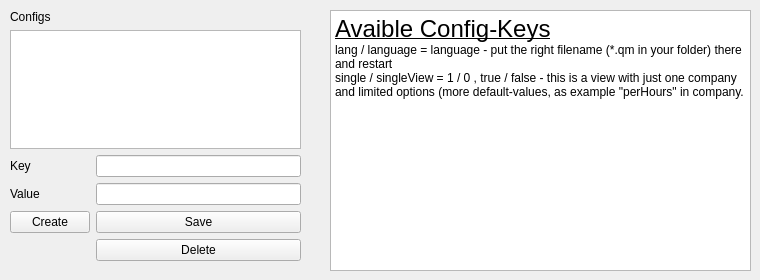
    <widget class="QWidget" name="settings">
     <attribute name="title">
      <string comment="en">Settings</string>
     </attribute>
     <widget class="QWidget" name="formLayoutWidget_7">
      <property name="geometry">
       <rect>
        <x>10</x>
        <y>10</y>
        <width>291</width>
        <height>251</height>
       </rect>
      </property>
      <layout class="QFormLayout" name="formLayout_7">
       <property name="labelAlignment">
        <set>Qt::AlignLeading|Qt::AlignLeft|Qt::AlignVCenter</set>
       </property>
       <item row="2" column="0">
        <widget class="QLabel" name="label_23">
         <property name="text">
          <string>Configs</string>
         </property>
        </widget>
       </item>
       <item row="3" column="0" colspan="2">
        <widget class="QListWidget" name="configList"/>
       </item>
       <item row="4" column="0">
        <widget class="QLabel" name="label_26">
         <property name="text">
          <string>Key</string>
         </property>
        </widget>
       </item>
       <item row="5" column="0">
        <widget class="QLabel" name="label_27">
         <property name="text">
          <string>Value</string>
         </property>
        </widget>
       </item>
       <item row="4" column="1">
        <widget class="QLineEdit" name="configKey"/>
       </item>
       <item row="5" column="1">
        <widget class="QLineEdit" name="configValue"/>
       </item>
       <item row="6" column="0">
        <widget class="QPushButton" name="createConfig">
         <property name="text">
          <string>Create</string>
         </property>
        </widget>
       </item>
       <item row="6" column="1">
        <widget class="QPushButton" name="saveConfig">
         <property name="text">
          <string>Save</string>
         </property>
        </widget>
       </item>
       <item row="7" column="1">
        <widget class="QPushButton" name="deleteConfig">
         <property name="text">
          <string>Delete</string>
         </property>
        </widget>
       </item>
      </layout>
     </widget>
     <widget class="QTextEdit" name="textEdit">
      <property name="geometry">
       <rect>
        <x>330</x>
        <y>10</y>
        <width>421</width>
        <height>261</height>
       </rect>
      </property>
      <property name="undoRedoEnabled">
       <bool>false</bool>
      </property>
      <property name="readOnly">
       <bool>true</bool>
      </property>
      <property name="html">
       <string>&lt;!DOCTYPE HTML PUBLIC &quot;-//W3C//DTD HTML 4.0//EN&quot; &quot;http://www.w3.org/TR/REC-html40/strict.dtd&quot;&gt;
&lt;html&gt;&lt;head&gt;&lt;meta name=&quot;qrichtext&quot; content=&quot;1&quot; /&gt;&lt;style type=&quot;text/css&quot;&gt;
p, li { white-space: pre-wrap; }
&lt;/style&gt;&lt;/head&gt;&lt;body style=&quot; font-family:'Sans Serif'; font-size:9pt; font-weight:400; font-style:normal;&quot;&gt;
&lt;p style=&quot; margin-top:0px; margin-bottom:0px; margin-left:0px; margin-right:0px; -qt-block-indent:0; text-indent:0px;&quot;&gt;&lt;span style=&quot; font-size:18pt; text-decoration: underline;&quot;&gt;Avaible Config-Keys&lt;/span&gt;&lt;/p&gt;
&lt;p style=&quot; margin-top:0px; margin-bottom:0px; margin-left:0px; margin-right:0px; -qt-block-indent:0; text-indent:0px;&quot;&gt;lang / language = language - put the right filename (*.qm in your folder) there and restart&lt;/p&gt;
&lt;p style=&quot; margin-top:0px; margin-bottom:0px; margin-left:0px; margin-right:0px; -qt-block-indent:0; text-indent:0px;&quot;&gt;single / singleView = 1 / 0 , true / false - this is a view with just one company and limited options (more default-values, as example &amp;quot;perHours&amp;quot; in company.&lt;/p&gt;
&lt;p style=&quot;-qt-paragraph-type:empty; margin-top:0px; margin-bottom:0px; margin-left:0px; margin-right:0px; -qt-block-indent:0; text-indent:0px;&quot;&gt;&lt;br /&gt;&lt;/p&gt;&lt;/body&gt;&lt;/html&gt;</string>
      </property>
     </widget>
    </widget>
